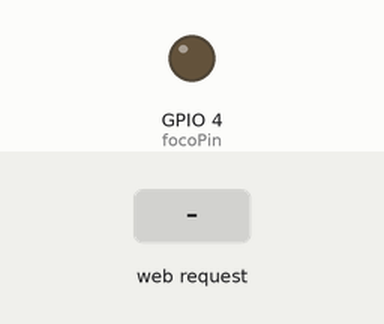
The sketch below on a simulated ESP8266 (NodeMCU). On the bench: output pins drawn as LEDs (lit = HIGH). Inputs (shaded band) come from the test bench. WiFi joins after 1.5 s; servers stay silent unless stated; what the sketch prints to the serial monitor is not drawn.

Above: at 2.7 s.
2.8 s: HTTP request GET /encender received
At 4.0 s:
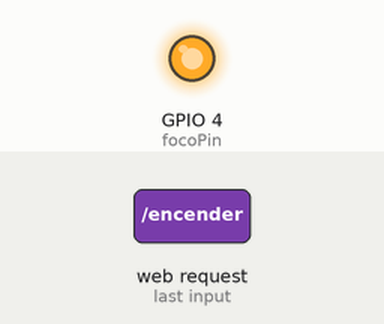
4.3 s: HTTP request GET /apagar received
At 5.2 s:
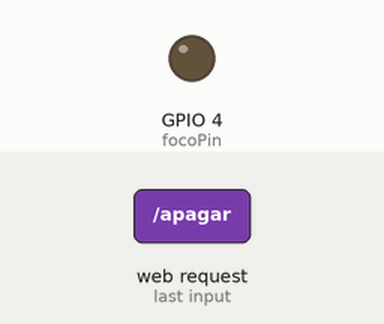
Timing chart, 0 to 7.3 s (numbered marks = the images above; inputs shaded):
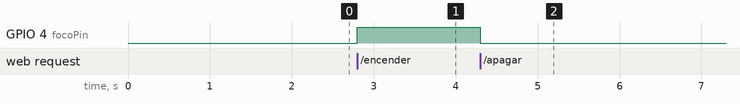

The sketch:

foco_asterisk.ino
```cpp
#include <ESP8266WiFi.h>
#include <ESP8266WebServer.h>

const char* ssid = "LEON-RED";
const char* password = "76697978";

ESP8266WebServer server(80);

const int focoPin = 4; // Pin digital donde está conectado el LED

void setup() {
  Serial.begin(115200);
  WiFi.begin(ssid, password);

  Serial.print("Connecting to WiFi");
  while (WiFi.status() != WL_CONNECTED) {
    delay(500);
    Serial.print(".");
  }

  Serial.println("\nWiFi connected");
  Serial.println("IP address: ");
  Serial.println(WiFi.localIP());

  pinMode(focoPin, OUTPUT);
  digitalWrite(focoPin, LOW); // Apaga el FOCO al inicio

  server.on("/encender", []() {
    Serial.println("Received request to /encender");
    digitalWrite(focoPin, HIGH); // HIGH enciende el FOCO
    server.send(200, "text/plain", "FOCO Encendido");
  });

  server.on("/apagar", []() {
    Serial.println("Received request to /apagar");
    digitalWrite(focoPin, LOW); // LOW apaga el FOCO
    server.send(200, "text/plain", "FOCO Apagado");
  });

  server.onNotFound([]() {
    Serial.println("Received request to unknown path");
    server.send(404, "text/plain", "Not Found");
  });

  server.begin();
  Serial.println("HTTP server started");
}

void loop() {
  server.handleClient();
}
```

Measured:
- after the input at 2.8 s, GPIO 4 (focoPin): LOW → HIGH at once
- after the input at 4.3 s, GPIO 4 (focoPin): HIGH → LOW at once
